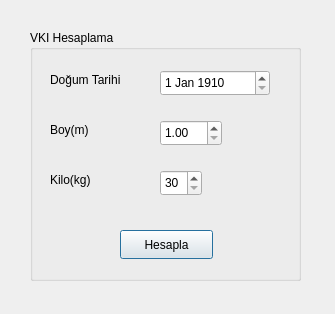
<?xml version="1.0" encoding="UTF-8"?>
<ui version="4.0">
 <class>Dialog</class>
 <widget class="QDialog" name="Dialog">
  <property name="geometry">
   <rect>
    <x>0</x>
    <y>0</y>
    <width>335</width>
    <height>314</height>
   </rect>
  </property>
  <property name="windowTitle">
   <string>Dialog</string>
  </property>
  <widget class="QGroupBox" name="groupBox">
   <property name="geometry">
    <rect>
     <x>30</x>
     <y>30</y>
     <width>271</width>
     <height>251</height>
    </rect>
   </property>
   <property name="title">
    <string>VKI Hesaplama</string>
   </property>
   <widget class="QLabel" name="label">
    <property name="geometry">
     <rect>
      <x>20</x>
      <y>40</y>
      <width>111</width>
      <height>20</height>
     </rect>
    </property>
    <property name="text">
     <string>Doğum Tarihi</string>
    </property>
   </widget>
   <widget class="QLabel" name="label_2">
    <property name="geometry">
     <rect>
      <x>20</x>
      <y>90</y>
      <width>63</width>
      <height>20</height>
     </rect>
    </property>
    <property name="text">
     <string>Boy(m)</string>
    </property>
   </widget>
   <widget class="QLabel" name="label_3">
    <property name="geometry">
     <rect>
      <x>20</x>
      <y>140</y>
      <width>63</width>
      <height>20</height>
     </rect>
    </property>
    <property name="text">
     <string>Kilo(kg)</string>
    </property>
   </widget>
   <widget class="QDateEdit" name="dateEdit">
    <property name="geometry">
     <rect>
      <x>130</x>
      <y>40</y>
      <width>110</width>
      <height>26</height>
     </rect>
    </property>
    <property name="date">
     <date>
      <year>1910</year>
      <month>1</month>
      <day>1</day>
     </date>
    </property>
   </widget>
   <widget class="QPushButton" name="pushButton">
    <property name="geometry">
     <rect>
      <x>90</x>
      <y>200</y>
      <width>93</width>
      <height>29</height>
     </rect>
    </property>
    <property name="text">
     <string>Hesapla</string>
    </property>
   </widget>
   <widget class="QDoubleSpinBox" name="doubleSpinBox">
    <property name="geometry">
     <rect>
      <x>130</x>
      <y>90</y>
      <width>62</width>
      <height>26</height>
     </rect>
    </property>
    <property name="minimum">
     <double>1.000000000000000</double>
    </property>
    <property name="maximum">
     <double>2.990000000000000</double>
    </property>
    <property name="singleStep">
     <double>0.050000000000000</double>
    </property>
   </widget>
   <widget class="QSpinBox" name="spinBox">
    <property name="geometry">
     <rect>
      <x>130</x>
      <y>140</y>
      <width>42</width>
      <height>26</height>
     </rect>
    </property>
    <property name="minimum">
     <number>30</number>
    </property>
    <property name="maximum">
     <number>370</number>
    </property>
   </widget>
  </widget>
 </widget>
 <resources/>
 <connections/>
</ui>
